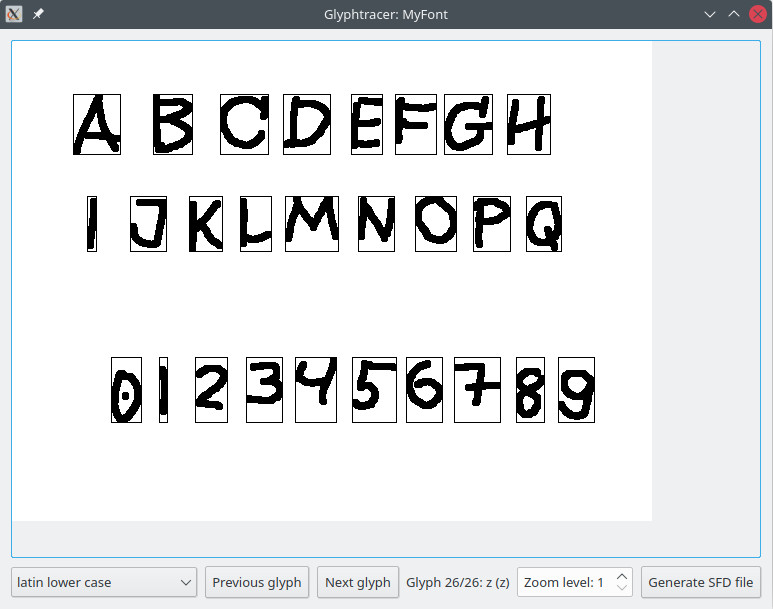
#> input picture ViewController/Developer/SeparatedDevFiles/0-MainUI/glyphtracer-master/screenshot.jpg, 773 x 609 px, given in place of 1516_Page_051.tif, which was not available; the run also reads 1 picture not shown here
$ python mulitestpool.py
#> lines starting #> are read from the running program, lines starting #| are printed output that depends on the picture; after the words box and inside, x2 and y2 are one past the last pixel; in counts of white or black regions, pixels touching at a corner belong together; pictures that were not available may be replaced by others from this repository, and a replacement may not be noted
import os
import time
import concurrent.futures as cf
from PIL import Image, ImageFilter
import cv2

img_names = [
'1516_Page_051.tif',
'1516_Page_052.tif',
'1516_Page_053.tif',
'1516_Page_054.tif',
'1516_Page_055.tif'
]

t1 = time.perf_counter()

size = (1200, 1200)

def process_image(img_name):

    #img = Image.open("Workflow/0-MainUI/" + img_name)
#> called with img_name = '1516_Page_051.tif'
    image = cv2.imread(os.path.join("Workflow/0-MainUI/", img_name))
#> image is the input picture: shape (609, 773, 3); mean B, G, R 227.1, 225.9, 224.7

    filestr = os.path.basename(os.path.join("Workflow/0-MainUI/", img_name))
    filesplit = os.path.splitext(filestr)
    filename = filesplit[0]
    fileext = filesplit[1]

    gray = cv2.cvtColor(image,cv2.COLOR_BGR2GRAY)
    inverted = cv2.bitwise_not(gray)
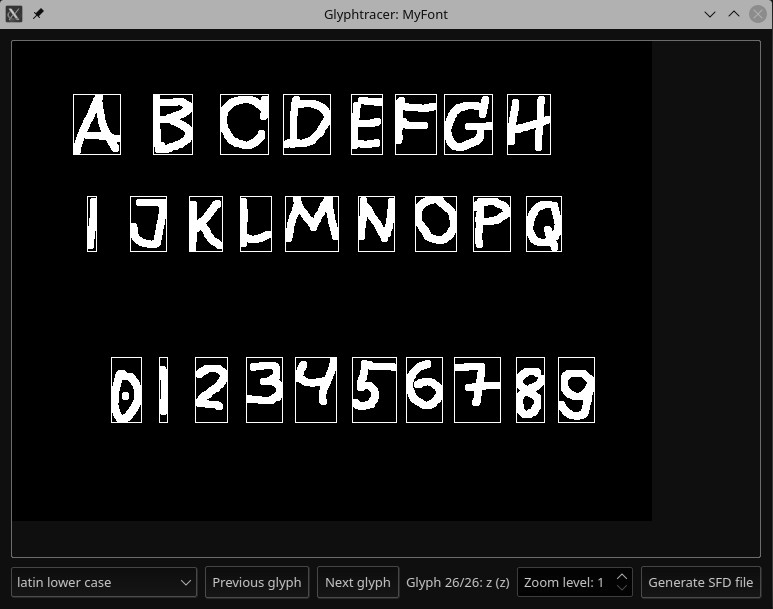
#> inverted: shape (609, 773); min 0, max 255, mean 29.3

    #convert grayscale to binary to be rotated later
    ret, binary = cv2.threshold(image,127,255,cv2.THRESH_BINARY)
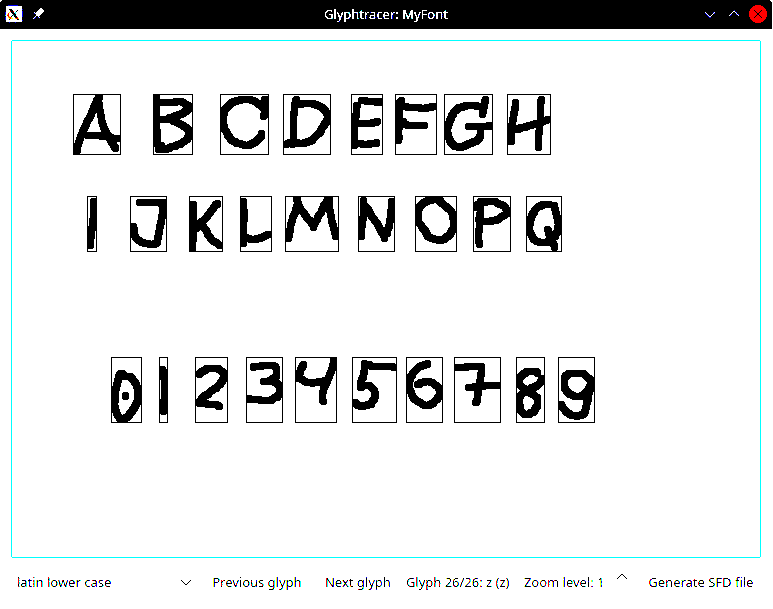
#> binary: shape (609, 773, 3); mean B, G, R 227.4, 227.3, 226.1

    PILimage = Image.fromarray(binary)
    thresh = 127
    fn = lambda x : 255 if x > thresh else 0
    PIL_BWimage = PILimage.convert('L').point(fn, mode='1')
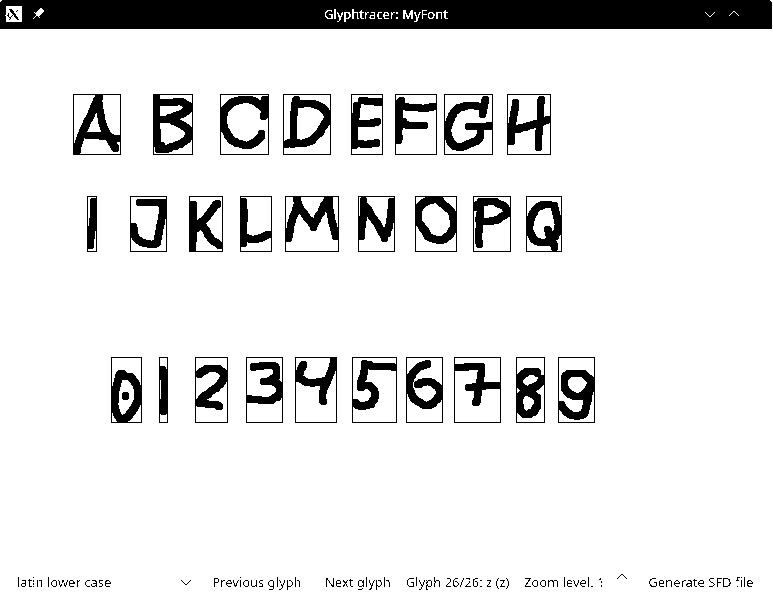
#> PIL_BWimage: PIL image 773x609 1; 89.2% white; 131 black regions (82 under 20 px), largest, box (x1, y1, x2, y2) and area: (0, 0, 772, 29) 21587, (153, 94, 193, 155) 1513, (444, 94, 493, 155) 1372

    outfile = "Workflow/0-MainUI/processed/" + filename + ".tif"

    try:
        print("Generating: " + outfile)
        PIL_BWimage.save(outfile, "TIFF", dpi=(300,300))
    except Exception as e:
        print(e)


    '''img = img.filter(ImageFilter.GaussianBlur(15))

    img.thumbnail(size)
    img.save(f'processed/{img_name}')'''

    print(f'{img_name} was processed...')

with cf.ProcessPoolExecutor() as executor:
    executor.map(process_image, img_names)

t2 = time.perf_counter()

print(f'Finished in {t2-t1} seconds')
